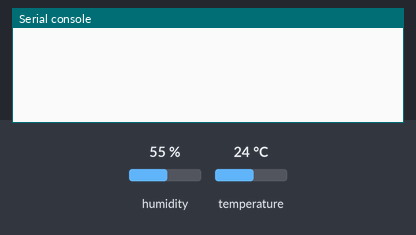
Recording of a program running on a simulated ESP32 board running MicroPython. On the bench: the last lines printed to the serial console. The inputs (shaded band) are chosen by the test bench; at power-on: humidity 55 %, temperature 24 °C.

Above: at 1.2 s.
1.3 s: humidity set to 22 %
At 2.9 s:
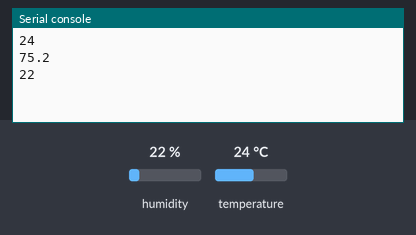
4.3 s: temperature set to 12 °C
At 6.4 s:
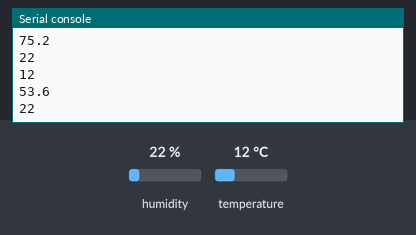
7.3 s: humidity set to 40 %
At 8.8 s:
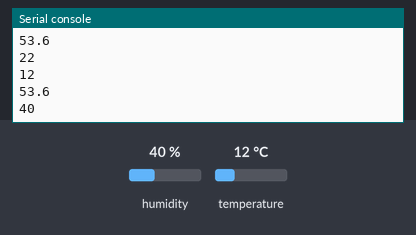
Timing chart, 0 to 10.3 s (numbered marks = the images above; inputs shaded):
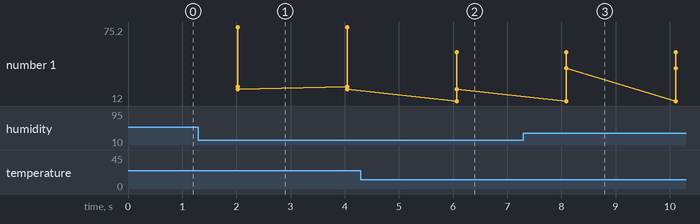

The program:

Prueba_Sensor.py
```python
# Complete project details at https://RandomNerdTutorials.com

from machine import Pin
from time import sleep
import dht

#sensor = dht.DHT22(Pin(13))
sensor = dht.DHT11(Pin(13))

while True:
  try:
    sleep(2)
    sensor.measure()
    temp = sensor.temperature()
    hum = sensor.humidity()
    temp_f = temp * (9/5) + 32.0
    print(temp)
    print(temp_f)
    print(hum)
  except OSError as e:
    print('Failed to read sensor.')
```

Measured:
- after the input at 1.3 s, the serial console: prints a new line after 0.72 s (image 1)
- after the input at 4.3 s, the serial console: prints a new line after 1.8 s (image 2)
- after the input at 7.3 s, the serial console: prints a new line after 0.79 s (image 3)
- plotted number 1: 22 → 40 after the input at 7.3 s
